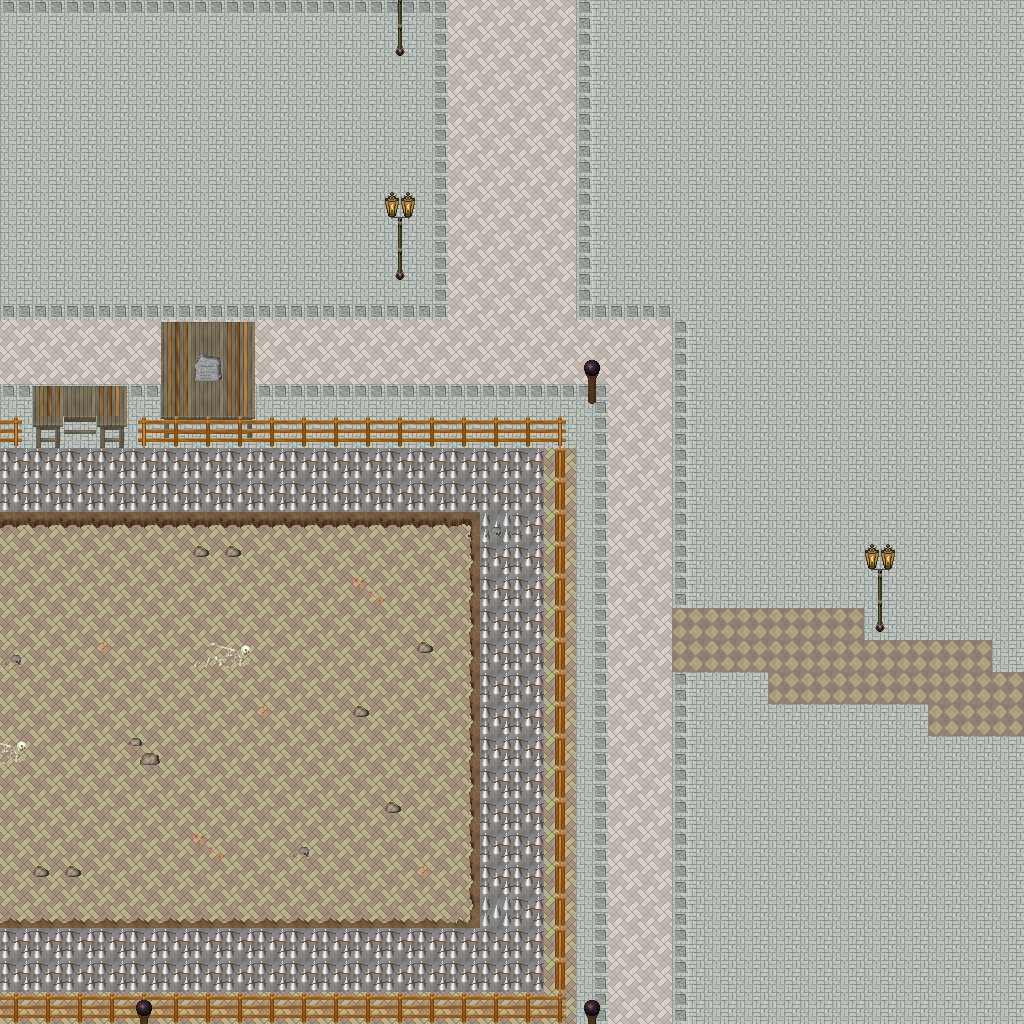

This is a level from a 2D game, rendered from its Tiled map with the project's own tilesets. A one-line summary and the map file follow, with tile-layer data summarised:
An orthogonal 32x32 tile map with 32x32 px tiles, 5 tile layers (Ground, Objects, Objects2, Above, ...), 1 hidden layer not drawn, 49 tilesets.

<map version="1.10" tiledversion="1.11.0" orientation="orthogonal" renderorder="right-down" width="32" height="32" tilewidth="32" tileheight="32" infinite="0" nextlayerid="11" nextobjectid="1">
 <tileset firstgid="1" name="ground_ground" tilewidth="32" tileheight="32" tilecount="33" columns="3">
  <image source="../drawable/ground_ground.png" width="96" height="352" />
 </tileset>
 <tileset firstgid="34" name="building_castle" tilewidth="32" tileheight="32" tilecount="320" columns="20">
  <image source="../drawable/building_castle.png" width="640" height="512" />
 </tileset>
 <tileset firstgid="354" name="furniture_carpet_carpets_2" tilewidth="32" tileheight="32" tilecount="20" columns="4">
  <image source="../drawable/furniture_carpet_carpets_2.png" width="128" height="160" />
 </tileset>
 <tileset firstgid="374" name="ground_indoor_tiles" tilewidth="32" tileheight="32" tilecount="8" columns="2">
  <image source="../drawable/ground_indoor_tiles.png" width="64" height="128" />
 </tileset>
 <tileset firstgid="382" name="ground_water_pool" tilewidth="32" tileheight="32" tilecount="72" columns="3">
  <image source="../drawable/ground_water_pool.png" width="96" height="768" />
 </tileset>
 <tileset firstgid="454" name="ground_brown_paving" tilewidth="32" tileheight="32" tilecount="2" columns="2">
  <image source="../drawable/ground_brown_paving.png" width="64" height="32" />
 </tileset>
 <tileset firstgid="456" name="ground_spikes" tilewidth="32" tileheight="32" tilecount="1" columns="1">
  <image source="../drawable/ground_spikes.png" width="32" height="32" />
 </tileset>
 <tileset firstgid="457" name="ground_ridge_earth_dark" tilewidth="32" tileheight="32" tilecount="96" columns="12">
  <image source="../drawable/ground_ridge_earth_dark.png" width="384" height="256" />
 </tileset>
 <tileset firstgid="553" name="plant_grasses" tilewidth="32" tileheight="32" tilecount="6" columns="3">
  <image source="../drawable/plant_grasses.png" width="96" height="64" />
 </tileset>
 <tileset firstgid="559" name="ground_water_pool_corners" tilewidth="32" tileheight="32" tilecount="72" columns="3">
  <image source="../drawable/ground_water_pool_corners.png" width="96" height="768" />
 </tileset>
 <tileset firstgid="631" name="building_fence_fence_chunky" tilewidth="32" tileheight="32" tilecount="21" columns="3">
  <image source="../drawable/building_fence_fence_chunky.png" width="96" height="224" />
 </tileset>
 <tileset firstgid="652" name="ground_earth_edges" tilewidth="32" tileheight="32" tilecount="18" columns="6">
  <image source="../drawable/ground_earth_edges.png" width="192" height="96" />
 </tileset>
 <tileset firstgid="670" name="ground_rock_pebbles" tilewidth="32" tileheight="32" tilecount="3" columns="1">
  <image source="../drawable/ground_rock_pebbles.png" width="32" height="96" />
 </tileset>
 <tileset firstgid="673" name="ground_square_patch" tilewidth="32" tileheight="32" tilecount="9" columns="3">
  <image source="../drawable/ground_square_patch.png" width="96" height="96" />
 </tileset>
 <tileset firstgid="682" name="plant_leaves" tilewidth="32" tileheight="32" tilecount="8" columns="4">
  <image source="../drawable/plant_leaves.png" width="128" height="64" />
 </tileset>
 <tileset firstgid="690" name="item_corpse_skull_dark" tilewidth="32" tileheight="32" tilecount="2" columns="2">
  <image source="../drawable/item_corpse_skull_dark.png" width="64" height="32" />
 </tileset>
 <tileset firstgid="692" name="item_corpse_skeleton" tilewidth="32" tileheight="32" tilecount="4" columns="2">
  <image source="../drawable/item_corpse_skeleton.png" width="64" height="64" />
 </tileset>
 <tileset firstgid="696" name="furniture_table_grey_fancy" tilewidth="32" tileheight="32" tilecount="9" columns="3">
  <image source="../drawable/furniture_table_grey_fancy.png" width="96" height="96" />
 </tileset>
 <tileset firstgid="705" name="furniture_table_grey_long" tilewidth="32" tileheight="32" tilecount="4" columns="2">
  <image source="../drawable/furniture_table_grey_long.png" width="64" height="64" />
 </tileset>
 <tileset firstgid="709" name="furniture_table_grey_plain" tilewidth="32" tileheight="32" tilecount="9" columns="3">
  <image source="../drawable/furniture_table_grey_plain.png" width="96" height="96" />
 </tileset>
 <tileset firstgid="718" name="item_gothic_slab" tilewidth="32" tileheight="32" tilecount="1" columns="1">
  <image source="../drawable/item_gothic_slab.png" width="32" height="32" />
 </tileset>
 <tileset firstgid="719" name="logic_creature_gnome" tilewidth="32" tileheight="32" tilecount="6" columns="6">
  <image source="../drawable/logic_creature_gnome.png" width="192" height="32" />
 </tileset>
 <tileset firstgid="725" name="logic_creature_animal" tilewidth="32" tileheight="32" tilecount="32" columns="8">
  <image source="../drawable/logic_creature_animal.png" width="256" height="128" />
 </tileset>
 <tileset firstgid="757" name="logic_collision" tilewidth="32" tileheight="32" tilecount="1" columns="1">
  <image source="../drawable/logic_collision.png" width="32" height="32" />
 </tileset>
 <tileset firstgid="758" name="ground_water_pool_deep" tilewidth="32" tileheight="32" tilecount="72" columns="3">
  <image source="../drawable/ground_water_pool_deep.png" width="96" height="768" />
 </tileset>
 <tileset firstgid="830" name="object_suspension_bridge" tilewidth="32" tileheight="32" tilecount="24" columns="3">
  <image source="../drawable/object_suspension_bridge.png" width="96" height="256" />
 </tileset>
 <tileset firstgid="854" name="plant_flower_daisy_blue" tilewidth="32" tileheight="32" tilecount="8" columns="2">
  <image source="../drawable/plant_flower_daisy_blue.png" width="64" height="128" />
 </tileset>
 <tileset firstgid="862" name="plant_flower_daisy_red" tilewidth="32" tileheight="32" tilecount="8" columns="2">
  <image source="../drawable/plant_flower_daisy_red.png" width="64" height="128" />
 </tileset>
 <tileset firstgid="870" name="plant_flower_daisy_white" tilewidth="32" tileheight="32" tilecount="8" columns="2">
  <image source="../drawable/plant_flower_daisy_white.png" width="64" height="128" />
 </tileset>
 <tileset firstgid="878" name="plant_flower_daisy_yellow" tilewidth="32" tileheight="32" tilecount="8" columns="2">
  <image source="../drawable/plant_flower_daisy_yellow.png" width="64" height="128" />
 </tileset>
 <tileset firstgid="886" name="plant_tree_tree_green" tilewidth="32" tileheight="32" tilecount="88" columns="8">
  <image source="../drawable/plant_tree_tree_green.png" width="256" height="352" />
 </tileset>
 <tileset firstgid="974" name="ground_rock_pebbles" tilewidth="32" tileheight="32" tilecount="3" columns="1">
  <image source="../drawable/ground_rock_pebbles.png" width="32" height="96" />
 </tileset>
 <tileset firstgid="977" name="item_banners_flag" tilewidth="32" tileheight="32" tilecount="12" columns="3">
  <image source="../drawable/item_banners_flag.png" width="96" height="128" />
 </tileset>
 <tileset firstgid="989" name="item_flagpole" tilewidth="32" tileheight="32" tilecount="3" columns="1">
  <image source="../drawable/item_flagpole.png" width="32" height="96" />
 </tileset>
 <tileset firstgid="992" name="furniture_chair_bench_white" tilewidth="32" tileheight="32" tilecount="8" columns="2">
  <image source="../drawable/furniture_chair_bench_white.png" width="64" height="128" />
 </tileset>
 <tileset firstgid="1000" name="item_statue_flowered_arch" tilewidth="32" tileheight="32" tilecount="24" columns="6">
  <image source="../drawable/item_statue_flowered_arch.png" width="192" height="128" />
 </tileset>
 <tileset firstgid="1024" name="building_decoration_block" tilewidth="32" tileheight="32" tilecount="2" columns="2">
  <image source="../drawable/building_decoration_block.png" width="64" height="32" />
 </tileset>
 <tileset firstgid="1026" name="building_decoration_orbpedestal" tilewidth="32" tileheight="32" tilecount="2" columns="1">
  <image source="../drawable/building_decoration_orbpedestal.png" width="32" height="64" />
 </tileset>
 <tileset firstgid="1028" name="item_statue_urn_with_flowers" tilewidth="32" tileheight="32" tilecount="2" columns="1">
  <image source="../drawable/item_statue_urn_with_flowers.png" width="32" height="64" />
 </tileset>
 <tileset firstgid="1030" name="building_decoration_pool" tilewidth="32" tileheight="32" tilecount="9" columns="3">
  <image source="../drawable/building_decoration_pool.png" width="96" height="96" />
 </tileset>
 <tileset firstgid="1039" name="item_statue_romanic_art1" tilewidth="32" tileheight="32" tilecount="4" columns="2">
  <image source="../drawable/item_statue_romanic_art1.png" width="64" height="64" />
 </tileset>
 <tileset firstgid="1043" name="building_wall_int_clay" tilewidth="32" tileheight="32" tilecount="100" columns="10">
  <image source="../drawable/building_wall_int_clay.png" width="320" height="320" />
 </tileset>
 <tileset firstgid="1143" name="ground_green_paving" tilewidth="32" tileheight="32" tilecount="18" columns="3">
  <image source="../drawable/ground_green_paving.png" width="96" height="192" />
 </tileset>
 <tileset firstgid="1161" name="logic_protection" tilewidth="32" tileheight="32" tilecount="2" columns="2">
  <image source="../drawable/logic_protection.png" width="64" height="32" />
 </tileset>
 <tileset firstgid="1163" name="furniture_other_stick" tilewidth="32" tileheight="32" tilecount="2" columns="1">
  <image source="../drawable/furniture_other_stick.png" width="32" height="64" />
 </tileset>
 <tileset firstgid="1165" name="item_scrying_orb" tilewidth="32" tileheight="32" tilecount="8" columns="8">
  <image source="../drawable/item_scrying_orb.png" width="256" height="32" />
 </tileset>
 <tileset firstgid="1173" name="light_dim_light_7x5" tilewidth="32" tileheight="32" tilecount="35" columns="7">
  <image source="../drawable/light_dim_light_7x5.png" width="224" height="160" />
 </tileset>
 <tileset firstgid="1208" name="light_light_5x5" tilewidth="32" tileheight="32" tilecount="25" columns="5">
  <image source="../drawable/light_light_5x5.png" width="160" height="160" />
 </tileset>
 <tileset firstgid="1233" name="furniture_light_lamp_bronze" tilewidth="32" tileheight="32" tilecount="3" columns="1">
  <image source="../drawable/furniture_light_lamp_bronze.png" width="32" height="96" />
 </tileset>
 <layer id="1" name="Ground" width="32" height="32">
  <data>[1024 cells, 1024 non-empty, 5 distinct tile ids]</data>
 </layer>
 <layer id="2" name="Objects" width="32" height="32">
  <data>[1024 cells, 320 non-empty, 39 distinct tile ids]</data>
 </layer>
 <layer id="3" name="Objects2" width="32" height="32">
  <data>[1024 cells, 5 non-empty, 3 distinct tile ids]</data>
 </layer>
 <layer id="4" name="Above" width="32" height="32">
  <data>[1024 cells, 8 non-empty, 3 distinct tile ids]</data>
 </layer>
 <layer id="5" name="Above2" width="32" height="32">
  <data>[1024 cells, 3 non-empty, 1 distinct tile ids]</data>
 </layer>
 <layer id="6" name="Walkable" width="32" height="32" visible="0">
  <data>[1024 cells, 69 non-empty, 1 distinct tile ids]</data>
 </layer>
 <objectgroup id="7" name="Mapevents" />
 <objectgroup id="8" name="Spawn" />
 <objectgroup id="9" name="Keys" />
 <objectgroup id="10" name="Replace" />
</map>
